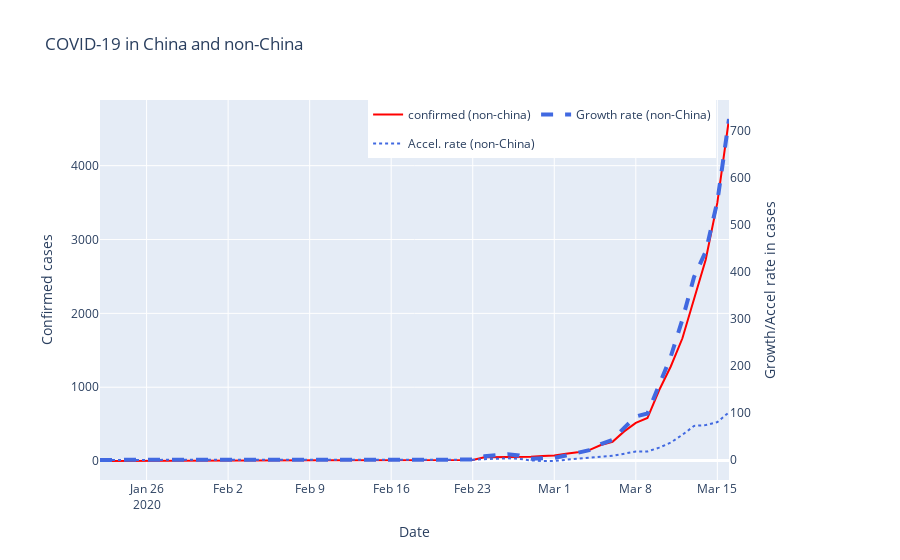

This figure's notebook cell:
### Code cell
# Show fig
import plotly.express as px
import plotly.graph_objects as go

colorSequence = ["red", "royalblue"]

layout = go.Layout(title="COVID-19 in China and non-China", margin={"l": 100, "r": 100},
                   colorway=["#287D95", "#EF533B"], legend={"x": 0.7, "y": 1, 'orientation': "h"},
                   yaxis={'title': 'Confirmed cases'},
                   yaxis2={'title': 'Growth/Accel rate in cases', 'overlaying': 'y', 'side': 'right', "showgrid": False},
                   xaxis={"title": "Date"},
                   height=1000)

chinaColor = colorSequence[0]
nonChinaColor = colorSequence[1]

traces_confirmed = px.line(pd.concat([df_china_prepared, df_non_china_prepared]), 
                           x='date', 
                           y='value', 
                           color='variable', 
                           title='COVID-19 in China and non-China',
                           color_discrete_sequence=colorSequence,).data

# Add growth rate
trace_growth_china = go.Scatter(x=df_china_prepared['date'], 
                                y=df_china_prepared['growth_rate'], 
                                name='Growth rate (China)',
                                line=dict(color=chinaColor, 
                                          width=4, 
                                          dash='dash'), 
                                yaxis="y2")
trace_growth_non_china = go.Scatter(x=df_non_china_prepared['date'], 
                                    y=df_non_china_prepared['growth_rate'], 
                                    name='Growth rate (non-China)',
                                    line=dict(color=nonChinaColor, 
                                              width=4, 
                                              dash='dash'), 
                                    yaxis="y2")

# Add acceleration rate
trace_accel_china = go.Scatter(x=df_china_prepared['date'], 
                               y=df_china_prepared['acceleration_rate'], 
                               name='Accel. rate (China)',
                         line=dict(color=chinaColor, 
                                   width=2, 
                                   dash='dot'), 
                               yaxis="y2")
trace_accel_non_china = go.Scatter(x=df_non_china_prepared['date'], 
                                   y=df_non_china_prepared['acceleration_rate'], 
                                   name='Accel. rate (non-China)',
                         line=dict(color=nonChinaColor, 
                                   width=2, 
                                   dash='dot'), 
                                   yaxis="y2")

# Combine to make a tuple
traces_combined = traces_confirmed + (trace_growth_china, trace_accel_china, trace_growth_non_china, trace_accel_non_china,)
fig = go.Figure(data=traces_combined, layout=layout)
fig.show()

### Figure 1 — Plotly figure (JSON) as saved in the notebook; plotly's stock layout.template omitted (floating-point values rounded to 4 significant figures)
{"data": [{"hoverlabel": {"namelength": 0}, "hovertemplate": "variable=confirmed (non-china)<br>date=%{x}<br>value=%{y}", "legendgroup": "confirmed (non-china)", "line": {"color": "red", "dash": "solid"}, "mode": "lines", "name": "confirmed (non-china)", "showlegend": true, "type": "scatter", "x": ["2020-01-22T00:00:00", "2020-01-23T00:00:00", "2020-01-24T00:00:00", "2020-01-25T00:00:00", "2020-01-26T00:00:00", "2020-01-27T00:00:00", "2020-01-28T00:00:00", "2020-01-29T00:00:00", "2020-01-30T00:00:00", "2020-01-31T00:00:00", "2020-02-01T00:00:00", "2020-02-02T00:00:00", "2020-02-03T00:00:00", "2020-02-04T00:00:00", "2020-02-05T00:00:00", "2020-02-06T00:00:00", "2020-02-07T00:00:00", "2020-02-08T00:00:00", "2020-02-09T00:00:00", "2020-02-10T00:00:00", "2020-02-11T00:00:00", "2020-02-12T00:00:00", "2020-02-13T00:00:00", "2020-02-14T00:00:00", "2020-02-15T00:00:00", "2020-02-16T00:00:00", "2020-02-17T00:00:00", "2020-02-18T00:00:00", "2020-02-19T00:00:00", "2020-02-20T00:00:00", "2020-02-21T00:00:00", "2020-02-22T00:00:00", "2020-02-23T00:00:00", "2020-02-24T00:00:00", "2020-02-25T00:00:00", "2020-02-26T00:00:00", "2020-02-27T00:00:00", "2020-02-28T00:00:00", "2020-02-29T00:00:00", "2020-03-01T00:00:00", "2020-03-02T00:00:00", "2020-03-03T00:00:00", "2020-03-04T00:00:00", "2020-03-05T00:00:00", "2020-03-06T00:00:00", "2020-03-07T00:00:00", "2020-03-08T00:00:00", "2020-03-09T00:00:00", "2020-03-10T00:00:00", "2020-03-11T00:00:00", "2020-03-12T00:00:00", "2020-03-13T00:00:00", "2020-03-14T00:00:00", "2020-03-15T00:00:00", "2020-03-16T00:00:00"], "xaxis": "x", "y": [1, 1, 2, 2, 5, 5, 5, 5, 5, 7, 8, 8, 11, 11, 11, 11, 11, 11, 11, 11, 12, 12, 13, 13, 13, 13, 13, 13, 13, 13, 15, 15, 15, 51, 51, 57, 58, 60, 68, 74, 98, 118, 149, 217, 262, 402, 518, 583, 959, 1281, 1663, 2179, 2727, 3499, 4632], "yaxis": "y"}, {"line": {"color": "royalblue", "dash": "dash", "width": 4}, "name": "Growth rate (non-China)", "type": "scatter", "x": ["2020-01-22T00:00:00", "2020-01-23T00:00:00", "2020-01-24T00:00:00", "2020-01-25T00:00:00", "2020-01-26T00:00:00", "2020-01-27T00:00:00", "2020-01-28T00:00:00", "2020-01-29T00:00:00", "2020-01-30T00:00:00", "2020-01-31T00:00:00", "2020-02-01T00:00:00", "2020-02-02T00:00:00", "2020-02-03T00:00:00", "2020-02-04T00:00:00", "2020-02-05T00:00:00", "2020-02-06T00:00:00", "2020-02-07T00:00:00", "2020-02-08T00:00:00", "2020-02-09T00:00:00", "2020-02-10T00:00:00", "2020-02-11T00:00:00", "2020-02-12T00:00:00", "2020-02-13T00:00:00", "2020-02-14T00:00:00", "2020-02-15T00:00:00", "2020-02-16T00:00:00", "2020-02-17T00:00:00", "2020-02-18T00:00:00", "2020-02-19T00:00:00", "2020-02-20T00:00:00", "2020-02-21T00:00:00", "2020-02-22T00:00:00", "2020-02-23T00:00:00", "2020-02-24T00:00:00", "2020-02-25T00:00:00", "2020-02-26T00:00:00", "2020-02-27T00:00:00", "2020-02-28T00:00:00", "2020-02-29T00:00:00", "2020-03-01T00:00:00", "2020-03-02T00:00:00", "2020-03-03T00:00:00", "2020-03-04T00:00:00", "2020-03-05T00:00:00", "2020-03-06T00:00:00", "2020-03-07T00:00:00", "2020-03-08T00:00:00", "2020-03-09T00:00:00", "2020-03-10T00:00:00", "2020-03-11T00:00:00", "2020-03-12T00:00:00", "2020-03-13T00:00:00", "2020-03-14T00:00:00", "2020-03-15T00:00:00", "2020-03-16T00:00:00"], "y": [0, 0, 0, 0, 0.9, 1.1, 0.9, 0.6, 0, 0.4, 0.8, 0.9, 1.3, 1.1, 0.9, 0.6, 0, 0, 0, 0, 0.2, 0.3, 0.5, 0.5, 0.3, 0.2, 0, 0, 0, 0, 0.4, 0.6, 0.6, 7.6, 10.8, 12, 9.2, 2.5, 3.7, 4.4, 9.4, 14.6, 20.6, 33.7, 42.7, 68.1, 92.3, 98.8, 157.5, 219.9, 298.8, 389.6, 443.4, 550.0, 725.8], "yaxis": "y2"}, {"line": {"color": "royalblue", "dash": "dot", "width": 2}, "name": "Accel. rate (non-China)", "type": "scatter", "x": ["2020-01-22T00:00:00", "2020-01-23T00:00:00", "2020-01-24T00:00:00", "2020-01-25T00:00:00", "2020-01-26T00:00:00", "2020-01-27T00:00:00", "2020-01-28T00:00:00", "2020-01-29T00:00:00", "2020-01-30T00:00:00", "2020-01-31T00:00:00", "2020-02-01T00:00:00", "2020-02-02T00:00:00", "2020-02-03T00:00:00", "2020-02-04T00:00:00", "2020-02-05T00:00:00", "2020-02-06T00:00:00", "2020-02-07T00:00:00", "2020-02-08T00:00:00", "2020-02-09T00:00:00", "2020-02-10T00:00:00", "2020-02-11T00:00:00", "2020-02-12T00:00:00", "2020-02-13T00:00:00", "2020-02-14T00:00:00", "2020-02-15T00:00:00", "2020-02-16T00:00:00", "2020-02-17T00:00:00", "2020-02-18T00:00:00", "2020-02-19T00:00:00", "2020-02-20T00:00:00", "2020-02-21T00:00:00", "2020-02-22T00:00:00", "2020-02-23T00:00:00", "2020-02-24T00:00:00", "2020-02-25T00:00:00", "2020-02-26T00:00:00", "2020-02-27T00:00:00", "2020-02-28T00:00:00", "2020-02-29T00:00:00", "2020-03-01T00:00:00", "2020-03-02T00:00:00", "2020-03-03T00:00:00", "2020-03-04T00:00:00", "2020-03-05T00:00:00", "2020-03-06T00:00:00", "2020-03-07T00:00:00", "2020-03-08T00:00:00", "2020-03-09T00:00:00", "2020-03-10T00:00:00", "2020-03-11T00:00:00", "2020-03-12T00:00:00", "2020-03-13T00:00:00", "2020-03-14T00:00:00", "2020-03-15T00:00:00", "2020-03-16T00:00:00"], "y": [0, 0, 0, 0, 0.18, 0.31, 0.29, 0.12, -0.23, -0.23, -0.04, 0.14, 0.31, 0.19, 0.04, -0.1, -0.31, -0.31, -0.24, -0.12, 0.04, 0.08, 0.13, 0.13, 0.04, -0.04, -0.13, -0.13, -0.08, -0.04, 0.08, 0.16, 0.18, 1.54, 2.78, 3.3, 2.16, -1.18, -2.37, -2.07, 0.23, 2.99, 4.4, 6.98, 8.57, 12.91, 17.78, 17.98, 26.03, 36.88, 53.41, 72.29, 74.15, 80.48, 101.4], "yaxis": "y2"}], "layout": {"autosize": true, "colorway": ["#287D95", "#EF533B"], "legend": {"orientation": "h", "x": 0.7, "y": 1}, "margin": {"l": 100, "r": 100}, "title": {"text": "COVID-19 in China and non-China"}, "xaxis": {"autorange": true, "range": ["2020-01-22", "2020-03-16"], "title": {"text": "Date"}, "type": "date"}, "yaxis": {"autorange": true, "range": [-256.3, 4889.0], "title": {"text": "Confirmed cases"}, "type": "linear"}, "yaxis2": {"autorange": true, "overlaying": "y", "range": [-42.82, 766.3], "showgrid": false, "side": "right", "title": {"text": "Growth/Accel rate in cases"}, "type": "linear"}}}
